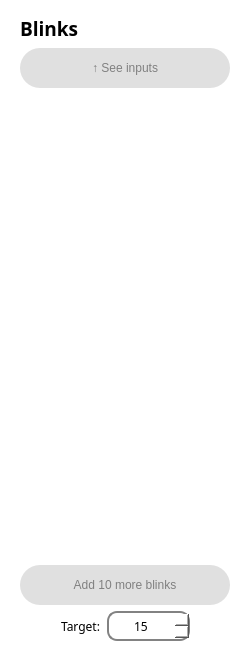
     <widget class="QFrame" name="blinkTableFrame">
      <property name="sizePolicy">
       <sizepolicy hsizetype="Preferred" vsizetype="Preferred">
        <horstretch>0</horstretch>
        <verstretch>0</verstretch>
       </sizepolicy>
      </property>
      <property name="minimumSize">
       <size>
        <width>240</width>
        <height>0</height>
       </size>
      </property>
      <property name="font">
       <font>
        <family>Century Gothic</family>
       </font>
      </property>
      <property name="styleSheet">
       <string notr="true">color: black;
background-color: white;
border-radius: 20px;
</string>
      </property>
      <property name="frameShape">
       <enum>QFrame::StyledPanel</enum>
      </property>
      <property name="frameShadow">
       <enum>QFrame::Raised</enum>
      </property>
      <layout class="QVBoxLayout" name="verticalLayout" stretch="2,2,0,6,2">
       <property name="spacing">
        <number>6</number>
       </property>
       <property name="leftMargin">
        <number>20</number>
       </property>
       <property name="topMargin">
        <number>15</number>
       </property>
       <property name="rightMargin">
        <number>20</number>
       </property>
       <property name="bottomMargin">
        <number>17</number>
       </property>
       <item>
        <widget class="QLabel" name="label_9">
         <property name="font">
          <font>
           <family>Century Gothic</family>
           <pointsize>14</pointsize>
           <bold>true</bold>
          </font>
         </property>
         <property name="text">
          <string>Blinks</string>
         </property>
        </widget>
       </item>
       <item>
        <widget class="QPushButton" name="seeInputButton">
         <property name="enabled">
          <bool>false</bool>
         </property>
         <property name="sizePolicy">
          <sizepolicy hsizetype="Preferred" vsizetype="Preferred">
           <horstretch>0</horstretch>
           <verstretch>0</verstretch>
          </sizepolicy>
         </property>
         <property name="minimumSize">
          <size>
           <width>210</width>
           <height>40</height>
          </size>
         </property>
         <property name="styleSheet">
          <string notr="true">QPushButton{background-color: #004080;
font: 9pt &quot;Century Gothic&quot;;
color: white;
font-weight: bold;
border-radius:20px;
}
QPushButton:hover{
background-color: #265d93;
}
QPushButton:pressed{
background-color: #004080;
}
QPushButton:disabled{
background-color:#e0e0e0;
font-weight:normal;
color:grey;
}</string>
         </property>
         <property name="text">
          <string>↑ See inputs</string>
         </property>
        </widget>
       </item>
       <item>
        <widget class="QFrame" name="frame">
         <property name="sizePolicy">
          <sizepolicy hsizetype="Preferred" vsizetype="Preferred">
           <horstretch>0</horstretch>
           <verstretch>0</verstretch>
          </sizepolicy>
         </property>
         <property name="minimumSize">
          <size>
           <width>0</width>
           <height>465</height>
          </size>
         </property>
         <property name="frameShape">
          <enum>QFrame::NoFrame</enum>
         </property>
         <property name="frameShadow">
          <enum>QFrame::Plain</enum>
         </property>
         <property name="lineWidth">
          <number>0</number>
         </property>
         <widget class="QTableWidget" name="outTable">
          <property name="geometry">
           <rect>
            <x>15</x>
            <y>9</y>
            <width>210</width>
            <height>451</height>
           </rect>
          </property>
          <property name="sizePolicy">
           <sizepolicy hsizetype="Fixed" vsizetype="Fixed">
            <horstretch>0</horstretch>
            <verstretch>0</verstretch>
           </sizepolicy>
          </property>
          <property name="frameShape">
           <enum>QFrame::NoFrame</enum>
          </property>
          <property name="frameShadow">
           <enum>QFrame::Plain</enum>
          </property>
          <property name="lineWidth">
           <number>0</number>
          </property>
          <property name="editTriggers">
           <set>QAbstractItemView::NoEditTriggers</set>
          </property>
          <property name="selectionBehavior">
           <enum>QAbstractItemView::SelectItems</enum>
          </property>
          <property name="wordWrap">
           <bool>false</bool>
          </property>
          <property name="cornerButtonEnabled">
           <bool>false</bool>
          </property>
          <attribute name="horizontalHeaderVisible">
           <bool>true</bool>
          </attribute>
         </widget>
        </widget>
       </item>
       <item>
        <widget class="QPushButton" name="increaseBlinksButton">
         <property name="enabled">
          <bool>false</bool>
         </property>
         <property name="sizePolicy">
          <sizepolicy hsizetype="Minimum" vsizetype="Minimum">
           <horstretch>0</horstretch>
           <verstretch>0</verstretch>
          </sizepolicy>
         </property>
         <property name="minimumSize">
          <size>
           <width>0</width>
           <height>40</height>
          </size>
         </property>
         <property name="styleSheet">
          <string notr="true">QPushButton{background-color: #004080;
font: 9pt &quot;Century Gothic&quot;;
color: white;
font-weight: bold;
border-radius:20px;
}
QPushButton:hover{
background-color: #265d93;
}
QPushButton:pressed{
background-color: #004080;
}
QPushButton:disabled{
background-color:#e0e0e0;
font-weight:normal;
color:grey;
}</string>
         </property>
         <property name="text">
          <string>Add 10 more blinks</string>
         </property>
        </widget>
       </item>
       <item>
        <layout class="QHBoxLayout" name="arbTargetLayout" stretch="0,1,2,0">
         <property name="rightMargin">
          <number>0</number>
         </property>
         <item>
          <spacer name="horizontalSpacer_4">
           <property name="orientation">
            <enum>Qt::Horizontal</enum>
           </property>
           <property name="sizeHint" stdset="0">
            <size>
             <width>40</width>
             <height>20</height>
            </size>
           </property>
          </spacer>
         </item>
         <item>
          <widget class="QLabel" name="label_2">
           <property name="font">
            <font>
             <family>Century Gothic</family>
            </font>
           </property>
           <property name="styleSheet">
            <string notr="true">QLabel:disabled{
color:grey;
}</string>
           </property>
           <property name="text">
            <string>Target:</string>
           </property>
           <property name="alignment">
            <set>Qt::AlignCenter</set>
           </property>
          </widget>
         </item>
         <item>
          <widget class="QSpinBox" name="arbTargetBox">
           <property name="sizePolicy">
            <sizepolicy hsizetype="Minimum" vsizetype="Fixed">
             <horstretch>0</horstretch>
             <verstretch>0</verstretch>
            </sizepolicy>
           </property>
           <property name="minimumSize">
            <size>
             <width>0</width>
             <height>30</height>
            </size>
           </property>
           <property name="font">
            <font>
             <family>Century Gothic</family>
             <pointsize>9</pointsize>
            </font>
           </property>
           <property name="styleSheet">
            <string notr="true">QSpinBox{
border: 2px solid #828282;
border-radius: 10px;
}

QSpinBox::up-button{
image: url(:/resfix1/arrow2.jpg);
width: 12px;
height:12px;
padding-right: 5px;
padding-top:2px;
}
QSpinBox::down-button{
image: url(:/resfix1/arrow1.jpg);
width: 12px;
height:12px;
padding-right: 5px;
padding-bottom:2px;
}
QSpinBox:disabled{
color:grey;
border-color: lightgrey;
}</string>
           </property>
           <property name="alignment">
            <set>Qt::AlignCenter</set>
           </property>
           <property name="minimum">
            <number>1</number>
           </property>
           <property name="maximum">
            <number>2147483647</number>
           </property>
           <property name="value">
            <number>15</number>
           </property>
          </widget>
         </item>
         <item>
          <spacer name="horizontalSpacer_3">
           <property name="orientation">
            <enum>Qt::Horizontal</enum>
           </property>
           <property name="sizeHint" stdset="0">
            <size>
             <width>40</width>
             <height>20</height>
            </size>
           </property>
          </spacer>
         </item>
        </layout>
       </item>
      </layout>
     </widget>
